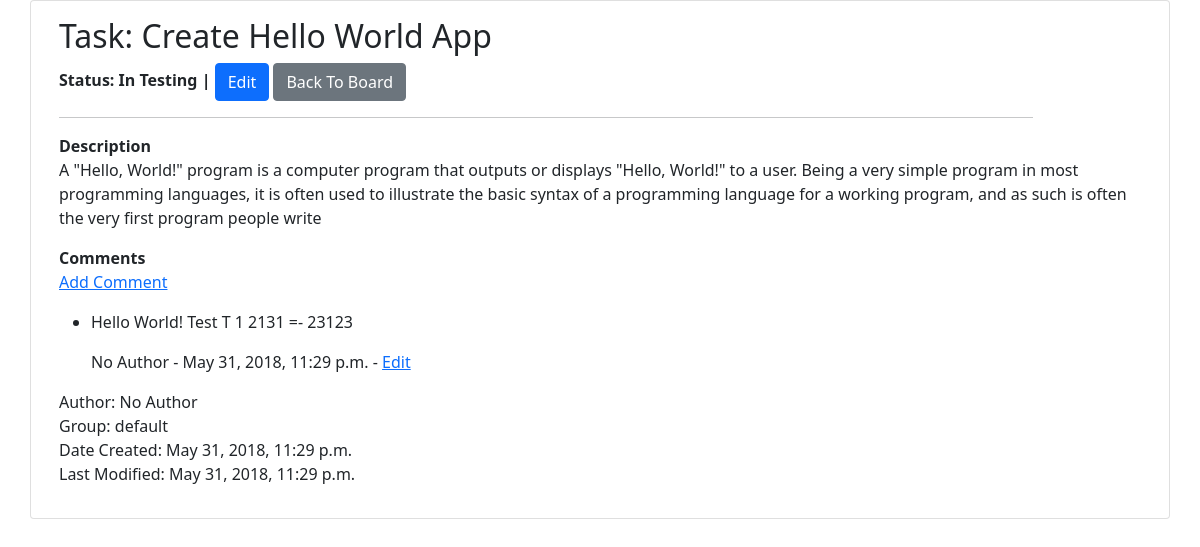
/task/27a197d8-b6f0-4825-ba6f-947bb320fe8e, run on an earlier commit of the app's database.
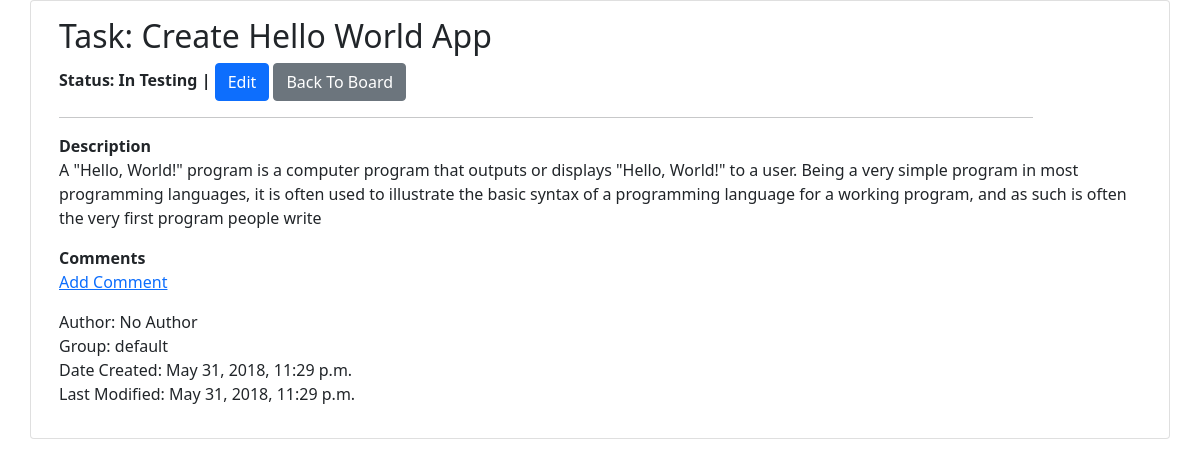
And on a later commit of the database.
### kanban/models/task.py (models this page shows, shortened)
class Task(models.Model):
    class Meta:
        ordering = ['-date_modified']
    STATUS_CHOICES = {
        ('TODO', 'To Do'),
        ('PROG', 'In Progress'),
        ('TEST', 'In Testing'),
        ('DONE', 'Done'),
    }
    uuid = models.UUIDField(primary_key=True, editable=False, default=uuid.uuid4)
    priority = models.IntegerField(default=0)
    title = models.CharField(max_length=200)
    description = models.TextField(blank=True, null=True)
    status = models.CharField(max_length=4, choices=STATUS_CHOICES, default='TODO')
    date_created = models.DateTimeField(default=datetime.datetime.now())
    date_modified = models.DateTimeField(default=datetime.datetime.now())
    User = get_user_model()
    users = User.objects.all()
    print(users)
    usrs = {
        ('TODO', 'To Do'),
        ('PROG', 'In Progress'),
        ('TEST', 'In Testing'),
        ('DONE', 'Done'),
    }
    users_toulpe = {('No Author','No Author')}
    for user in users:
        print (user.username)
        users_toulpe.add((user.username,user.username))
    print(users_toulpe)
    groups_toulpe = {('default','default')}
    groups = Group.objects.all()
    for group in groups:
        print(group.name)
        groups_toulpe.add((group.name,group.name))
    print(groups_toulpe)
    author = models.CharField(max_length=200, choices =users_toulpe, default='No_Author')
    group = models.CharField(max_length=200, choices =groups_toulpe, default='default')
    archive = models.BooleanField(default=False)

### kanban/models/task_comment.py (models this page shows, shortened)
class TaskComment(models.Model):
    class Meta:
        ordering = ['-date_created']
    uuid = models.UUIDField(primary_key=True, editable=False, default=uuid.uuid4())
    task = models.ForeignKey(Task, on_delete=models.CASCADE)
    text = models.TextField()
    date_created = models.DateTimeField(default=datetime.datetime.now())
    date_modified = models.DateTimeField(default=datetime.datetime.now())
    author = models.CharField(max_length=200, default='No Author')

### kanban/views/taskDetailView.py (the view)
# urls.py: path('task/<uuid:pk>', views.TaskDetailView.as_view(), name='task-detail'),
class TaskDetailView(DetailView):
    model = Task
    context_object_name = 'task'
    template_name = 'kanban/task_detail.html'

### kanban/templates/kanban/task_detail.html (shortened to what this page needs)
{% extends 'kanban/kanban_base.html' %}
{% block content %}
    <div class="container">
        <div class="row justify-content-center">
            <div class="card">
                <div class="card-body">
                    <h2>Task:
                        {{ task.title }}</h2>
                    <strong>Status:
                        {{ task.get_status_display }}
                        |</strong>
                    <button type="button" class="btn btn-primary">
                        <a href="{% url 'task-edit' task.uuid %}" style="color:#ffffff; text-decoration:none">Edit</a>
                    </button>
                    <button type="button" class="btn btn-secondary">
                        <a href="{% url 'index' %}" style="color:#ffffff; text-decoration:none">Back To Board</a>
                    </button>
                    <hr>
                        <p>
                            <strong>Description</strong>
                            <br>
                                {{ task.description }}
                            </p>
                            <p>
                                <strong>Comments</strong>
                                <br>
                                    <a href="{% url 'taskcomment-add-specific' task_pk=task.uuid %}">Add Comment</a>
                                    {% if task.taskcomment_set.all %}
                                        <ul>
                                            {% for task_comment in task.taskcomment_set.all %}
                                                <li>
                                                    <p>
                                                        {{ task_comment.text }}</p>
                                                    {{ task_comment.author }}
                                                    -
                                                    {{ task_comment.date_created }}
                                                    -
                                                    <a href="{% url 'taskcomment-edit-specific' pk=task_comment.pk %}">
                                                        Edit</a>
                                                </li>
                                            {% endfor %}
                                        </ul>
                                    {% endif %}
                                </p>
                                <p>
                                    Author:
                                    {{ task.author }}
                                    <br>
                                        Group:
                                        {{ task.group }}
                                        <br>
                                            Date Created:
                                            {{ task.date_created }}
                                            <br>
                                                Last Modified:
                                                {{ task.date_modified }}
                                                <br></p>
                                            </div>
                                        </div>
                                    </div>
                                </div>
                            {% endblock %}

### kanban/templates/kanban/kanban_base.html (shortened to what this page needs)
<!DOCTYPE html>
<html lang="en">
    <head>
        {% load static %}
        <link rel="stylesheet" href="https://cdnjs.cloudflare.com/ajax/libs/font-awesome/4.7.0/css/font-awesome.min.css">
        <link rel="stylesheet" href="https://maxcdn.bootstrapcdn.com/bootstrap/4.0.0/css/bootstrap.min.css">
        <link rel="stylesheet" href="https://use.fontawesome.com/releases/v5.0.10/css/all.css">
        <link rel="stylesheet" href="https://stackpath.bootstrapcdn.com/bootstrap/4.1.1/css/bootstrap.min.css">
        <link rel="stylesheet" href="{% static "kanban/kanban.css" %}">
        <link href="../../dist/css/bootstrap.min.css" rel="stylesheet">
    </head>
    <body>
        {% block content %}{% endblock %}
        <link href="https://cdn.jsdelivr.net/npm/bootstrap@5.0.2/dist/css/bootstrap.min.css" rel="stylesheet">
    </body>
</html>

### kanban/static/kanban/kanban.css (style rules this page uses)
hr { size: 3px; width: 90%; }
p { margin-top: 0.1em; margin-bottom: 0.5em; }

What changed in the data, as far as the page shows it:
removed TaskComment: text "Hello World! Test T 1 2131 =- 23123", author "No Author", date_created "May 31, 2018, 11:29 p.m."
